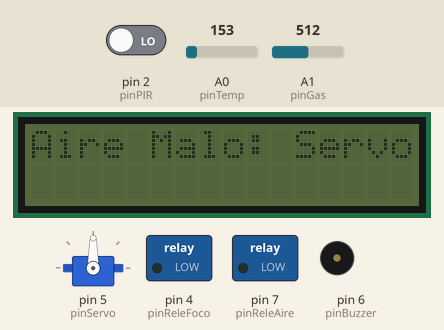
This sketch was run on a simulated Arduino Uno, built with avr-gcc and run on an emulated ATmega328P. Parts: servo, 16×2 character LCD, switched loads named in the sketch (green lamp = pin HIGH), buzzer (waves = sounding, pin HIGH). The test bench sets the inputs (shaded band); at power-on: A1 (pinGas) = 512, pin 2 (pinPIR) LOW, A0 (pinTemp) = 153.

Above: at 3.2 s.
3.3 s: A1 (pinGas) set to 308
5.3 s: A1 (pinGas) set to 292
At 7.3 s:
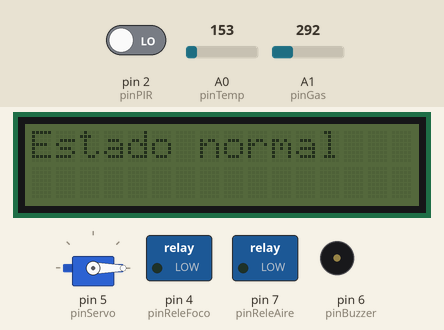
7.6 s: pin 2 (pinPIR) driven HIGH
At 8.5 s:
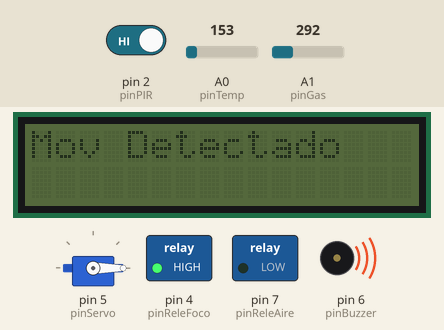
11.7 s: A0 (pinTemp) set to 163
At 12.8 s:
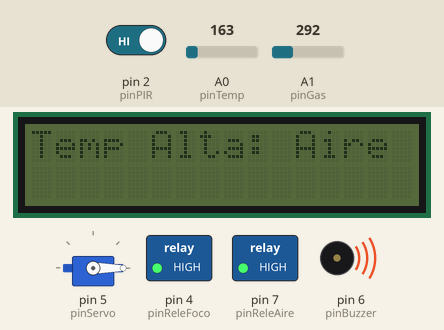
15.8 s: pin 2 (pinPIR) driven LOW
At 17.3 s:
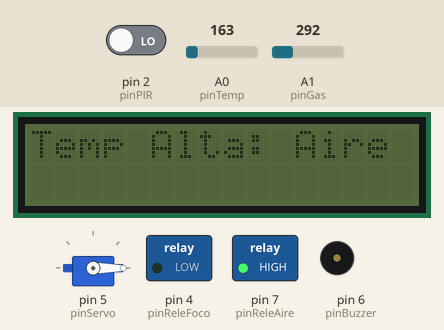
17.7 s: A1 (pinGas) set to 306
At 19.0 s:
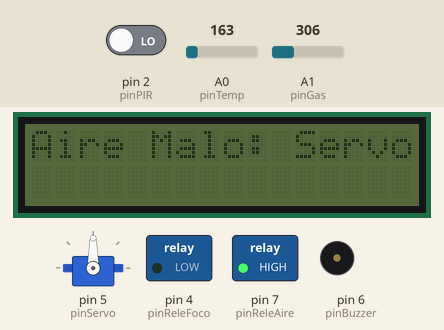
Timing chart, 0 to 20.7 s (numbered marks = the images above; inputs shaded):
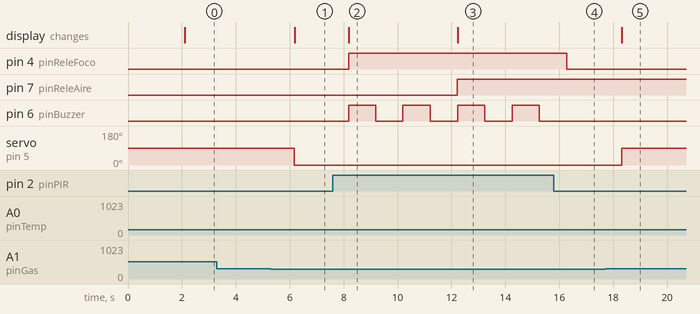

Measured:
- the behaviour switches between 301 and 300 on A1 (pinGas) (found by bisection; images 0 and 1)
- the behaviour switches between 153 and 154 on A0 (pinTemp) (found by bisection; images 2 and 3)
- after the input at 3.3 s, every drawn part: stays the same
- after the input at 5.3 s, servo on pin 5 (pinServo): 90° → 0° after 0.87 s; the display: changes after 0.88 s (image 1)
- after the input at 7.6 s, pin 4 (pinReleFoco): LOW → HIGH after 0.58 s; pin 6 (pinBuzzer): alternates HIGH for 1.0 s and LOW for 1.0 s, starting after 0.58 s; the display: changes after 0.60 s (image 2)
- after the input at 11.7 s, pin 7 (pinReleAire): LOW → HIGH after 0.51 s; the display: changes after 0.53 s (image 3)
- after the input at 15.8 s, pin 4 (pinReleFoco): HIGH → LOW after 0.47 s; pin 6 (pinBuzzer): stays LOW (without the input it goes to HIGH after 0.47 s)
- after the input at 17.7 s, servo on pin 5 (pinServo): 0° → 90° after 0.61 s; the display: changes after 0.61 s (image 5)

The sketch:

programa.ino
```cpp
#include <Wire.h>
#include <Adafruit_LiquidCrystal.h>
#include <Servo.h>

// Definición de pines para los sensores y actuadores
const int pinPIR = 2;
const int pinTemp = A0;
const int pinGas = A1;
const int pinServo = 5;
const int pinBuzzer = 6;
const int pinReleFoco = 4;
const int pinReleAire = 7;

// Umbrales para activar los actuadores
const int umbralTemp = 25;  // Temperatura en grados Celsius para activar el aire acondicionado
const int umbralGas = 300;  // Umbral para calidad del aire mala

// Crear objeto de pantalla I2C
Adafruit_LiquidCrystal lcd(0x27);

// Crear objeto Servo
Servo servoMotor;

void setup() {
  Serial.begin(9600);
  pinMode(pinPIR, INPUT);
  servoMotor.attach(pinServo);
  pinMode(pinBuzzer, OUTPUT);
  pinMode(pinReleFoco, OUTPUT);
  pinMode(pinReleAire, OUTPUT);

  lcd.begin(16, 2);
  lcd.setBacklight(LOW);
  lcd.clear();
  lcd.print("Sistema Listo");
  delay(2000);
  lcd.clear();
  lcd.print("Estado normal");
}

void loop() {
  static bool isNormal = true;
  bool estadoCambiado = false;
  int valorPIR = digitalRead(pinPIR);
  int valorTempRaw = analogRead(pinTemp);
  float temperaturaC = (valorTempRaw * (5.0 / 1023.0) - 0.5) * 100.0;
  int valorGas = analogRead(pinGas);

  // Control del servo por calidad del aire
  if (valorGas > umbralGas) {
    servoMotor.write(90);
    if (isNormal || !estadoCambiado) {
      lcd.clear();
      lcd.print("Aire Malo: Servo");
      estadoCambiado = true;
      isNormal = false;
    }
  } else {
    servoMotor.write(0);
  }

  // Control del aire acondicionado por temperatura
  if (temperaturaC > umbralTemp) {
    digitalWrite(pinReleAire, HIGH);
    if (isNormal || !estadoCambiado) {
      lcd.clear();
      lcd.print("Temp Alta: Aire ON");
      estadoCambiado = true;
      isNormal = false;
    }
  } else {
    digitalWrite(pinReleAire, LOW);
  }

  // Control del foco y buzzer por movimiento
  if (valorPIR) {
    digitalWrite(pinReleFoco, HIGH);
    digitalWrite(pinBuzzer, HIGH);
    if (isNormal || !estadoCambiado) {
      lcd.clear();
      lcd.print("Mov Detectado");
      estadoCambiado = true;
      isNormal = false;
    }
    delay(1000);  // Mantener el buzzer encendido por 1 segundo
    digitalWrite(pinBuzzer, LOW);
  } else {
    digitalWrite(pinReleFoco, LOW);
  }

  // Revertir a estado normal si no hay alertas
  if (!estadoCambiado && !isNormal) {
    lcd.clear();
    lcd.print("Estado normal");
    isNormal = true;
  }

  delay(1000);  // Espera para la próxima lectura, reduce o elimina según necesidades de respuesta
}
```
